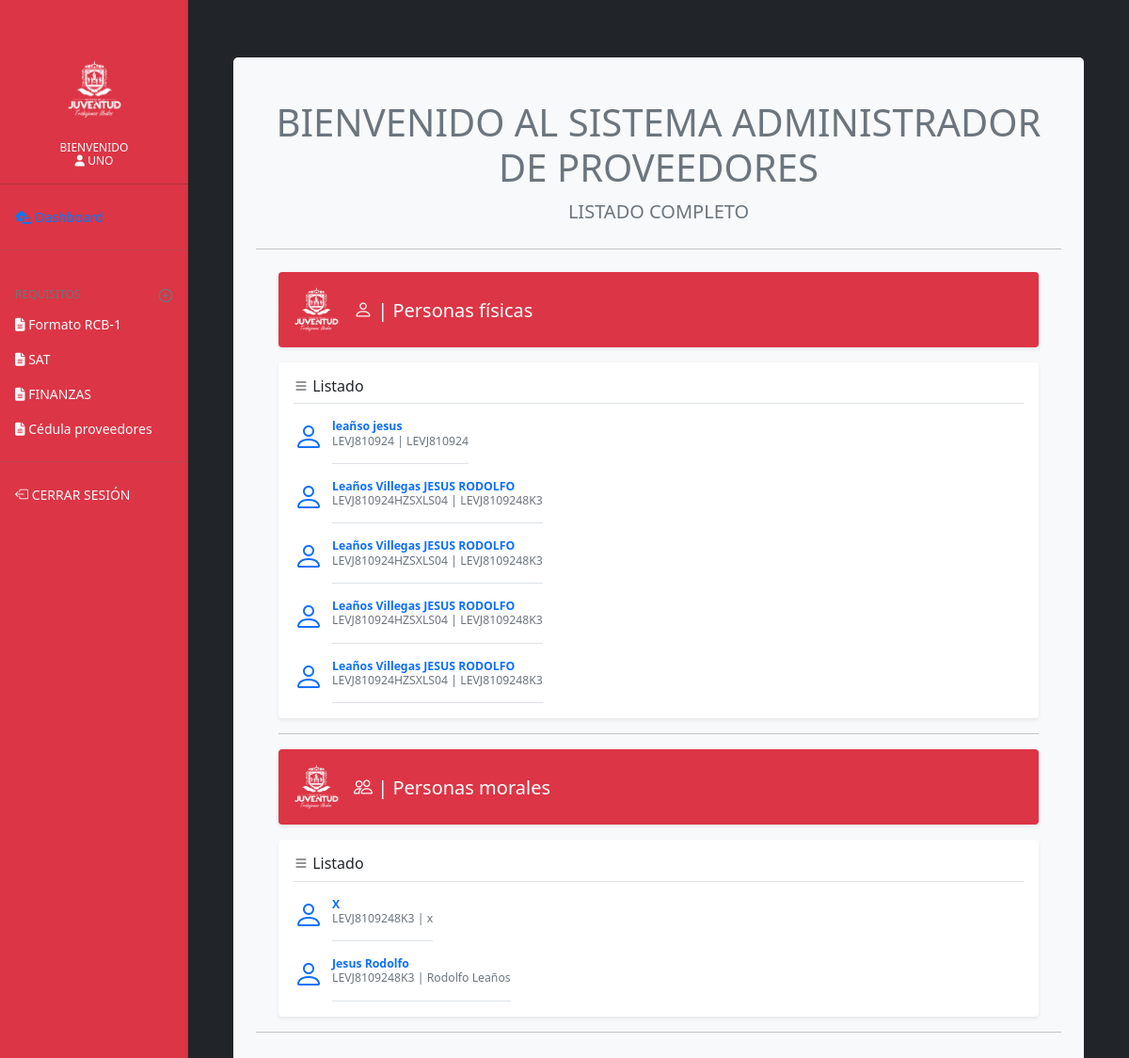
Screenshot of /admin/listado_completo.php (signed in) with the database file from the repository.
### tables this page shows
CREATE TABLE `datos` (
  `id` int(11) NOT NULL,
  `id_ext` int(11) NOT NULL,
  `fisc_apellido` varchar(100) DEFAULT NULL,
  `fisc_nombre` varchar(70) DEFAULT NULL,
  `fisc_curp` varchar(20) DEFAULT NULL,
  `rfc` varchar(50) DEFAULT NULL,
  `moral_razon` varchar(100) DEFAULT NULL,
  `moral_denominacion` varchar(100) DEFAULT NULL,
  `moral_archivo_acta` varchar(300) DEFAULT NULL,
  `tipo_usr` int(11) NOT NULL,
  `validacion` int(11) NOT NULL
);

### admin/listado_completo.php (the view, shortened to what this page needs)
<?php
include('prcd/conn.php');
    $nombre = $_SESSION['nombre'];
?>
<!doctype html>
<html lang="es">
  <head>
    <link rel="stylesheet" href="https://cdn.jsdelivr.net/npm/bootstrap-icons@1.3.0/font/bootstrap-icons.css">
    <link href="css/bootstrap.css" rel="stylesheet">
    <link href="assets/dist/css/bootstrap.min.css" rel="stylesheet">
    <link href="css/offcanvas.css" rel="stylesheet">
    <link href="css/dashboard.css" rel="stylesheet">
  </head>
  <body class="bg-dark">
<div class="container-fluid">
  <div class="row">
    <nav id="sidebarMenu" class="col-md-3 col-lg-2 d-md-block bg-danger sidebar collapse" height="100%">
      <div class="sidebar-sticky pt-3">
        <ul class="navbar-nav px-3 text-center">
            <li class="align-middle">
                   <img src="../img/logo_white_inju.png" width="35%" class="" alt="" loading="lazy">
            </li>
        </ul>
        <h6 class="sidebar-heading d-flex justify-content-center text-center align-items-center px-3 mt-4 mb-1 text-muted text-light">
          <span class="text-light">
          bienvenido<br><i class="fas fa-user"></i>
            <?php
              echo utf8_encode($nombre);
            ?>
          </span>
        </h6>
          <hr>
        <ul class="nav flex-column">
           <li class="nav-item">
            <a class="nav-link active" href="dashboard.php">
              <i class="fas fa-laptop-house"></i>
            </a>
          </li>
          <hr style="color: dimgrey;">
          <h6 class="sidebar-heading d-flex justify-content-between align-items-center px-3 mt-4 mb-1 text-muted">
            <span>Requisitos</span>
            <a class="d-flex align-items-center text-muted" href="dashboard.php" aria-label="Add a new report">
              <span data-feather="plus-circle"></span>
            </a>
          </h6>
          <li class="nav-item">
            <a class="nav-link text-light" href="#">
              <i class="fas fa-file-alt"></i> Formato RCB-1
            </a>
          </li>
          <li class="nav-item">
            <a class="nav-link text-light" href="#">
              <i class="fas fa-file-alt"></i> SAT
            </a>
          </li>
          <li class="nav-item">
            <a class="nav-link text-light" href="#">
              <i class="fas fa-file-alt"></i> FINANZAS
            </a>
          </li>
          <li class="nav-item">
            <a class="nav-link text-light" href="#">
              <i class="fas fa-file-alt"></i> Cédula proveedores
            </a>
          </li>
          <li class="nav-item">
            <hr style="color: dimgrey;">
            <a class="nav-link text-light" href="prcd/sort.php"><i class="bi bi-box-arrow-left"></i> CERRAR SESIÓN</a>
          </li>
        </ul>
    </nav>
    <main role="main" class="col-md-9 ml-sm-auto col-lg-10 px-md-4 bg-dark" style="background-color:#eaeef4; height:100%;">
      <div class="d-flex justify-content-between flex-wrap flex-md-nowrap align-items-center pt-3 mb-3 ">
      </div>
              <?php
                $persona_fisica = "SELECT * FROM datos where tipo_usr = 1";
                $resultado_persona_fisica= $conn->query($persona_fisica);
                $persona_moral = "SELECT * FROM datos where tipo_usr = 2";
                $resultado_persona_moral= $conn->query($persona_moral);
              ?>
    <div class="container-fluid" style="max-height: 100%;">
      <div class="jumbotron jumbotron-fluid" style="background-color:#f8f9fa; width:100%;border-radius:5px;  margin-top:0%; padding-top:45px; ">
        <div class="container-fluid">
          <h1 class="h1 text-secondary text-center">BIENVENIDO AL SISTEMA ADMINISTRADOR DE PROVEEDORES</h1>
          <p class="lead text-secondary text-center">LISTADO COMPLETO</p>
          <hr class="my-4">
          <main class="container">
            <div class="d-flex align-items-center p-3 my-3 text-white bg-purple rounded shadow-sm bg-danger">
              <img class="me-3" src="../img/logo_white_inju.png" alt="" width="48" height="48" style="margin-right:18px">
              <div class="lh-1">
                <h1 class="h6 mb-0 text-white lh-1 lead"><i class="bi bi-person"></i> | Personas físicas</h1>
              </div>
            </div>
            <div class="my-3 p-3 bg-body rounded shadow-sm">
              <h6 class="border-bottom pb-2 mb-0"><i class="bi bi-list"></i> Listado</h6>
              <?php
                while($row_fisica = $resultado_persona_fisica->fetch_assoc()){
                  echo '<div class="d-flex text-muted pt-3">';
                  echo '<i class="bi bi-person h2 text-primary" style="margin-right:9px"></i>';
                  echo '<p class="pb-3 mb-0 small lh-sm border-bottom">';
                  echo '<strong class="d-block text-gray-dark"><a href="datos_proveedor.php?id='.$row_fisica['id_ext'].'" target="_self">'.$row_fisica['fisc_apellido'].' '.$row_fisica['fisc_nombre'].'</a></strong>';
                  echo $row_fisica['fisc_curp'].' | '.$row_fisica['rfc'];
                  echo '</p>';
                 echo '</div>';
                }
              ?>
            </div>
            <hr>
            <div class="d-flex align-items-center p-3 my-3 text-white bg-purple rounded shadow-sm bg-danger">
              <img class="me-3" src="../img/logo_white_inju.png" alt="" width="48" height="48" style="margin-right:18px">
              <div class="lh-1">
                <h1 class="h6 mb-0 text-white lh-1 lead"><i class="bi bi-people"></i> | Personas morales</h1>
              </div>
            </div>
            <div class="my-3 p-3 bg-body rounded shadow-sm">
              <h6 class="border-bottom pb-2 mb-0"><i class="bi bi-list"></i> Listado</h6>
              <?php
                while($row_moral = $resultado_persona_moral->fetch_assoc()){
                  echo '<div class="d-flex text-muted pt-3">';
                  echo '<i class="bi bi-person h2 text-primary" style="margin-right:9px"></i>';
                  echo '<p class="pb-3 mb-0 small lh-sm border-bottom">';
                  echo '<strong class="d-block text-gray-dark"><a href="datos_proveedor.php?id='.$row_moral['id_ext'].'" target="_self">'.$row_moral['moral_razon'].'</a></strong>';
                  echo $row_moral['rfc'].' | '.$row_moral['moral_denominacion'];
                  echo '</p>';
                 echo '</div>';
                }
              ?>
            </div>
          </main>
          <hr>
        </div>
        </div>
    </div>
    </main>
  </div>
</div>
        <script src="css/dashboard.js"></script></body>
</html>

### admin/css/offcanvas.css (style rules this page uses)
html, body { overflow-x: hidden; }
body { padding-top: 56px; }
.bg-purple { background-color: #6f42c1; }

### admin/css/dashboard.css (style rules this page uses)
body { font-size: .875rem; background-color:#eaeef4; }
.feather { width: 16px; height: 16px; vertical-align: text-bottom; }
.sidebar { position: fixed; top: 0; bottom: 0; left: 0; z-index: 100; padding: 48px 0 0; box-shadow: inset -1px 0 0 rgba(0, 0, 0, .1); }
.sidebar-sticky { position: relative; top: 0; height: calc(100vh - 48px); padding-top: .5rem; overflow-x: hidden; overflow-y: auto; }
.sidebar .nav-link { font-weight: 500; color: #333; }
.sidebar .nav-link.active { color: #007bff; }
.sidebar-heading { font-size: .75rem; text-transform: uppercase; }

### admin/listado_completo.php (style rules this page uses)
a:link { text-decoration: none; }

### rows the page displays
datos: fisc_apellido "leañso", fisc_nombre "jesus", fisc_curp "LEVJ810924", rfc "LEVJ810924"
datos: fisc_apellido "Leaños Villegas", fisc_nombre "JESUS RODOLFO", fisc_curp "LEVJ810924HZSXLS04", rfc "LEVJ8109248K3"
datos: fisc_apellido "Leaños Villegas", fisc_nombre "JESUS RODOLFO", fisc_curp "LEVJ810924HZSXLS04", rfc "LEVJ8109248K3"
datos: fisc_apellido "Leaños Villegas", fisc_nombre "JESUS RODOLFO", fisc_curp "LEVJ810924HZSXLS04", rfc "LEVJ8109248K3"
datos: fisc_apellido "Leaños Villegas", fisc_nombre "JESUS RODOLFO", fisc_curp "LEVJ810924HZSXLS04", rfc "LEVJ8109248K3"
datos: moral_razon "X", rfc "LEVJ8109248K3", moral_denominacion "x"
datos: moral_razon "Jesus Rodolfo", rfc "LEVJ8109248K3", moral_denominacion "Rodolfo Leaños"

### other values shown
utf8_encode($nombre) "UNO"
